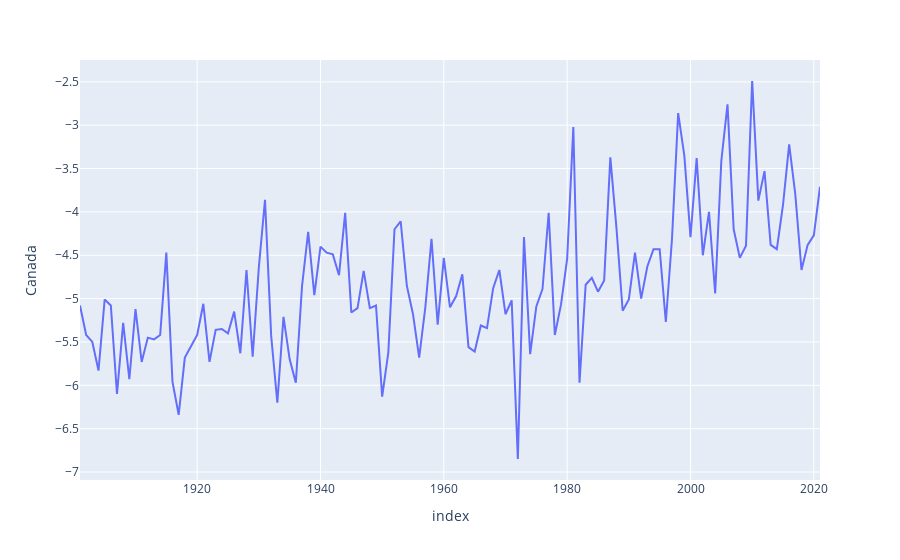

Notebook code cell kept with this figure:
### Code cell
px.line(data2, x= data2.index, y = data2.Canada)
